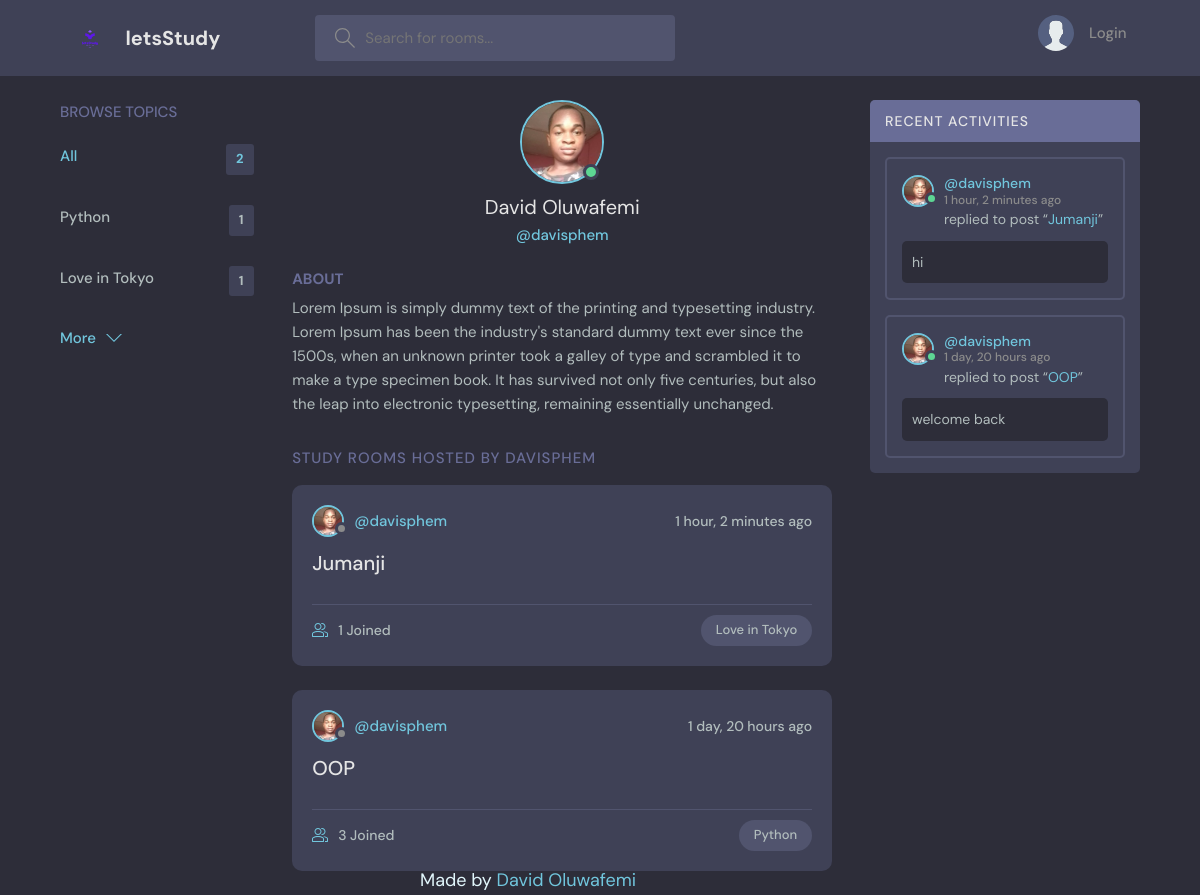
The app's page /profile/1 with its own data.
### main/models.py (models this page shows, shortened)
class Topic(models.Model):
    name = models.CharField(max_length=200)
    def __str__(self):
        return self.name

class User(AbstractUser):
    name = models.CharField(max_length=200, null=True)
    email = models.EmailField(unique=True, null=True)
    bio = models.TextField(null=True)
    avatar = models.ImageField(null=True, default="avatar.svg")
    USERNAME_FIELD = "email"
    REQUIRED_FIELDS = []
    def __str__(self):
        return self.username

class Room(models.Model):
    host = models.ForeignKey(User, on_delete=models.SET_NULL, null=True)
    topic = models.ForeignKey("Topic", on_delete=models.SET_NULL, null=True)
    name = models.CharField(max_length=200)
    description = models.TextField(null=True, blank=True)
    participants = models.ManyToManyField(User, related_name="participants", blank=True)
    updated = models.DateTimeField(auto_now=True)  # saves everytime
    created = models.DateTimeField(auto_now_add=True)  # once on creation
    class Meta:
        ordering = ["-updated", "-created"]

class Message(models.Model):
    user = models.ForeignKey(User, on_delete=models.CASCADE)
    room = models.ForeignKey(Room, on_delete=models.CASCADE)
    body = models.TextField()
    updated = models.DateTimeField(auto_now=True)  # saves everytime
    created = models.DateTimeField(auto_now_add=True)  # once on creation
    class Meta:
        ordering = ["-updated", "-created"]
    def __str__(self):
        elipsis = ""
        if len(self.body) > 50:
            elipsis = "..."
        return f"{self.body[:50]}{elipsis}"

### main/views.py (the view)
# urls.py: path("profile/<str:pk>", views.user_profile, name="user-profile"),
def user_profile(request, pk):
    all_rooms = Room.objects.all()
    user = User.objects.get(pk=pk)
    chats = user.message_set.all()
    topics = Topic.objects.all()
    rooms = user.room_set.all()
    context = {
        "user": user,
        "rooms": rooms,
        "chats": chats,
        "topics": topics,
        "rooms_count": all_rooms.count(),
    }
    return render(request, "main/profile.html", context)

### main/templates/main/profile.html (shortened to what this page needs)
{% extends 'base.html' %} {% block content %}
<main class="profile-page layout layout--3">
  <div class="container">
    {% include 'main/topics_component.html' %}
    <div class="roomList">
      <div class="profile">
        <div class="profile__avatar">
          <div class="avatar avatar--large active">
            <img src="{{ user.avatar.url }}" />
          </div>
        </div>
        <div class="profile__info">
          <h3>{{user.name}}</h3>
          <p>@{{user.username}}</p>
        </div>
        <div class="profile__about">
          <h3>About</h3>
          <p>{{ user.bio }}</p>
        </div>
      </div>
      <div class="roomList__header">
        <div>
          <h2>Study Rooms Hosted by {{ user.username }}</h2>
        </div>
      </div>
      {% include 'main/feeds_component.html' %}
    </div>
    {% include 'main/activities_component.html' %}
  </div>
</main>
{% endblock %}

### main/templates/main/topics_component.html
<div class="topics">
    <div class="topics__header">
        <h2>Browse Topics</h2>
    </div>
    <ul class="topics__list">
        <li>
            <a href="{% url 'home' %}" class="active">All <span>{{ rooms_count }}</span></a>
        </li>
        {% for topic in topics %}
        <li>
            <a href="{% url 'home' %}?q={{topic.name}}">{{topic.name}} <span>{{topic.room_set.count}}</span></a>
        </li>
        {% endfor %}
    </ul>
    <a class="btn btn--link" href="{% url 'topics' %}">
        More
        <svg version="1.1" xmlns="http://www.w3.org/2000/svg" width="32" height="32" viewBox="0 0 32 32">
            <title>chevron-down</title>
            <path d="M16 21l-13-13h-3l16 16 16-16h-3l-13 13z"></path>
        </svg>
    </a>
</div>

### main/templates/main/feeds_component.html (shortened to what this page needs)
{% for room in rooms %}
<div class="roomListRoom">
    <div class="roomListRoom__header">
        <a href="{% url 'user-profile' room.host.id %}" class="roomListRoom__author">
            <div class="avatar avatar--small">
                <img src="{{room.host.avatar.url}}" />
            </div>
            <span>@{{room.host}}</span>
        </a>
        <div class="roomListRoom__actions">
            <span>{{room.created|timesince}} ago</span>
        </div>
    </div>
    <div class="roomListRoom__content">
        <a href="{% url 'room' room.id %}">{{room.name}}</a>
    </div>
    <div class="roomListRoom__meta">
        <a href="{% url 'room' room.id %}" class="roomListRoom__joined">
            {{room.participants.count}} Joined
        </a>
        <p class="roomListRoom__topic">{{ room.topic }}</p>
    </div>
</div>
{% endfor %}

### main/templates/main/activities_component.html (shortened to what this page needs)
<div class="activities">
    <div class="activities__header">
        <h2>Recent Activities</h2>
    </div>
    {% for chat in chats %}
    <div class="activities__box">
        <div class="activities__boxHeader roomListRoom__header">
            <a href="{% url 'user-profile' chat.user.id %}" class="roomListRoom__author">
                <div class="avatar avatar--small active">
                    <img src="{{ chat.user.avatar.url }}" />
                </div>
                <p>
                    @{{chat.user}}
                    <span>{{chat.created|timesince}} ago</span>
                </p>
            </a>
        </div>
        <div class="activities__boxContent">
            <p>
                replied to post “<a href="{% url 'room' chat.room.id %}">{{chat.room.name}}</a>”
            </p>
            <div class="activities__boxRoomContent">{{chat}}</div>
        </div>
    </div>
    {% endfor %}
</div>

### records on screen
Topic: name "Python", room_set.count "1"
Topic: name "Love in Tokyo", room_set.count "1"
User: avatar (picture), name "David Oluwafemi", username "davisphem", bio "Lorem Ipsum is simply dummy text of the printing and typesetting industry. Lorem Ipsum has been the industry's standard dummy text ever since the 1500s, when an unknown printer took a galley of type and scrambled it to make a type specimen book. It has survived not only five centuries, but also the leap into electronic typesetting, remaining essentially unchanged.", username "DAVISPHEM"
Room: host.avatar (picture), host "davisphem", created "1 hour, 2 minutes", name "Jumanji", participants.count "1", topic "Love in Tokyo"
Room: host.avatar (picture), host "davisphem", created "1 day, 20 hours", name "OOP", participants.count "3", topic "Python"
Message: user.avatar (picture), user "davisphem", created "1 hour, 2 minutes", room.name "Jumanji", body "hi"
Message: user.avatar (picture), user "davisphem", created "1 day, 20 hours", room.name "OOP", body "welcome back"

### other values on screen
{{ rooms_count }} "2"
